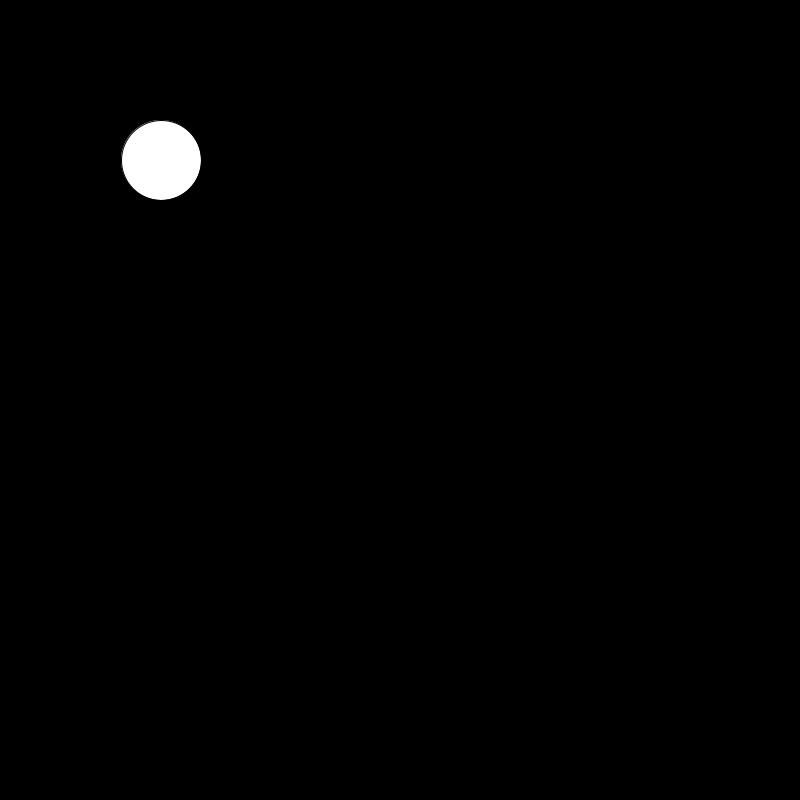
Frame 1 (no input)
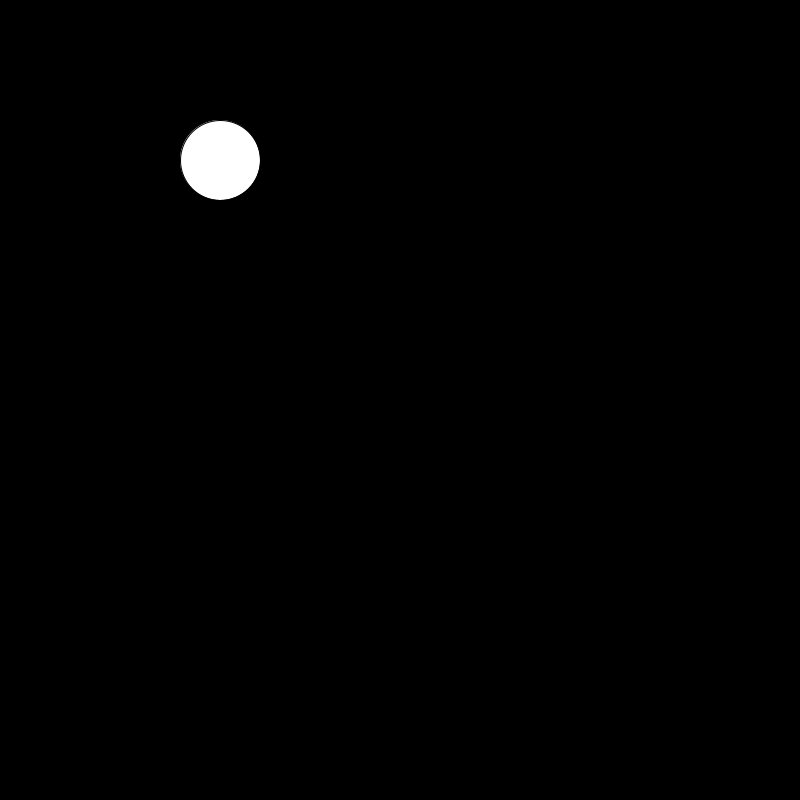
Frame 60 (the mouse pressed at the canvas centre just before this capture)
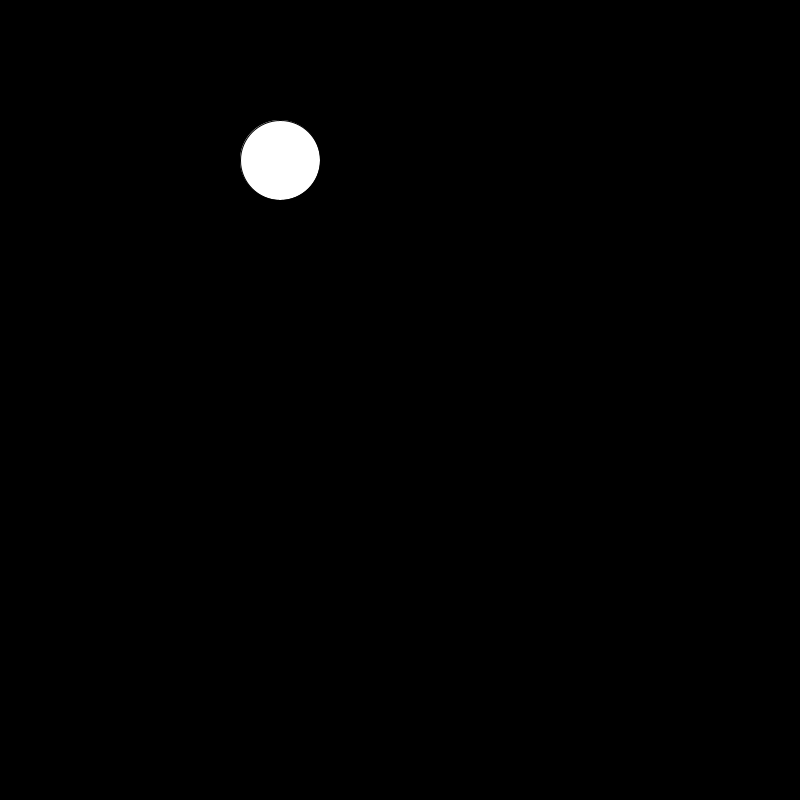
Frame 120 (the mouse held since frame 60 and released just before this capture)

The Processing sketch that drew these frames (run headless with seeded random() and noise(); from frame 60 on, the mouse is pressed at the canvas centre):

// Processing sketch: bouncing_ball_5
// ── bouncing_ball_5.pde
int ballX;
int ballY;
int ballDiameter;
int ballXDirection;

void setup() {
  size(800, 800);
  
  ballX = 160;
  ballY = 160;
  ballDiameter = 80;
  ballXDirection = 1;
}

void draw() {
  background(0);
  
  if (ballX + ballDiameter / 2 > width ||
      ballX - ballDiameter / 2 < 0) {
    ballXDirection *= -1;
  }
  ballX += ballXDirection;
  
  ellipse(ballX, ballY, ballDiameter, ballDiameter);
}
